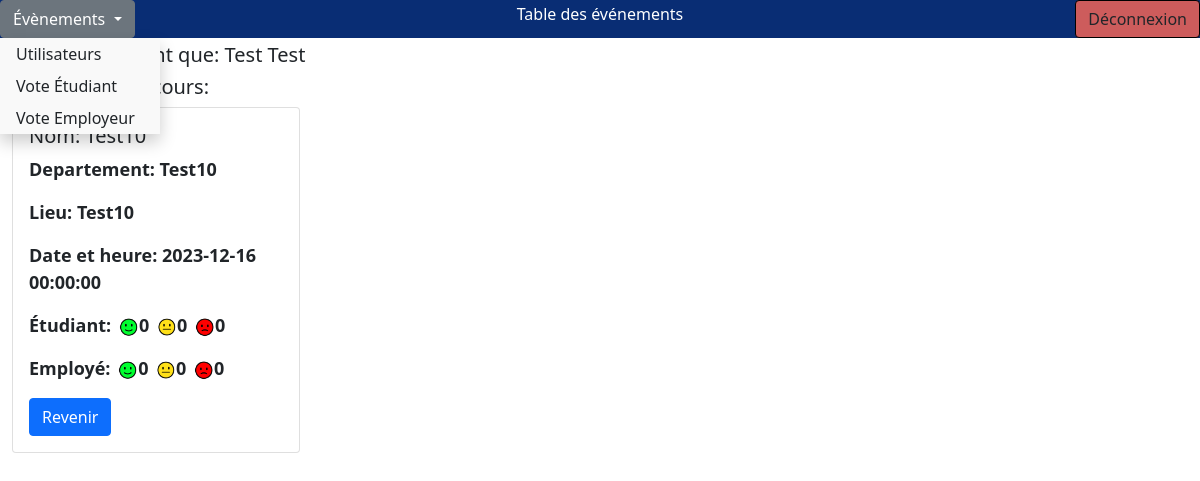
Before: /zoom.php?id=2 (signed in) with the older database file.
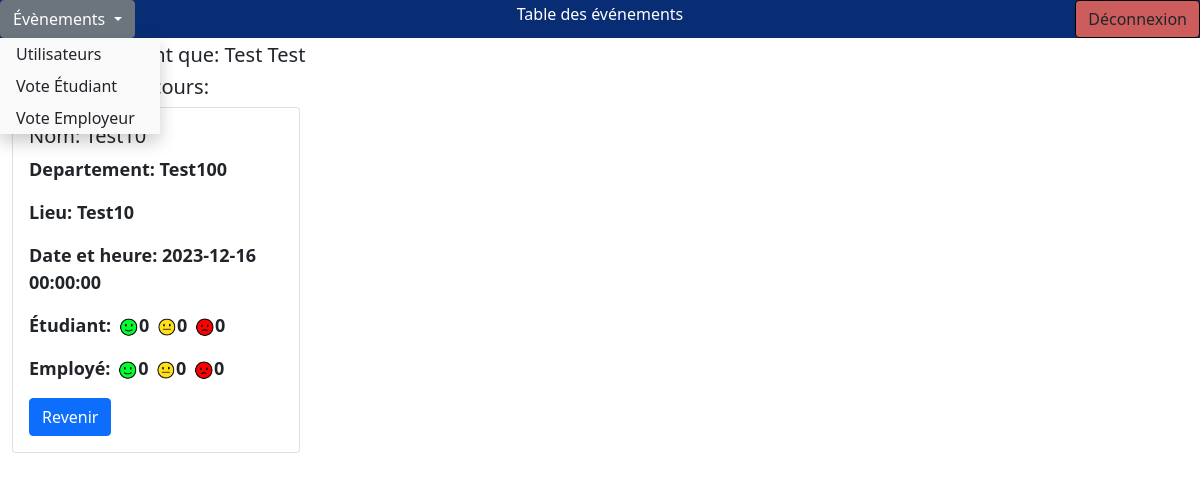
After: the same page with the newer database file.
### tables this page shows
CREATE TABLE `event` (
  `idEvent` int(11) NOT NULL,
  `nom` varchar(255) NOT NULL,
  `departement` varchar(100) NOT NULL,
  `lieu` varchar(1024) NOT NULL,
  `date` datetime NOT NULL,
  `Etat` tinyint(1) NOT NULL DEFAULT '0'
);

CREATE TABLE `satisfaction` (
  `idSatisfaction` int(11) NOT NULL,
  `highEtu` int(11) NOT NULL,
  `midEtu` int(11) NOT NULL,
  `lowEtu` int(11) NOT NULL,
  `highEmplo` int(11) NOT NULL,
  `midEmplo` int(11) NOT NULL,
  `lowEmplo` int(11) NOT NULL
);

### zoom.php (the view, shortened to what this page needs)
<!DOCTYPE html>
<html lang="en">
<head>
    <link href="https://cdn.jsdelivr.net/npm/bootstrap@5.0.2/dist/css/bootstrap.min.css" rel="stylesheet">
    <link rel="stylesheet" href="css/accueil.css">
</head>
<body>
    <?php
    if ($_SESSION["connexion"] == true) {
    if (isset($_GET['id'])) {
        $id = $_GET['id'];
        $servername = "localhost";
        $username = "root";
        $password = "root";
        $bd = "smileyFace";
        $conn = new mysqli($servername, $username, $password, $bd);
        $sql = "SELECT idEvent, nom, departement, lieu, date FROM event WHERE idEvent=$id";
        $sqlSatis = "SELECT idSatisfaction, highEtu, midEtu, lowEtu, highEmplo, midEmplo, lowEmplo FROM satisfaction WHERE idSatisfaction=$id";
        $conn->query('SET NAMES utf8');
        $result = $conn->query($sql);
        $resultSatis = $conn->query($sqlSatis);
    ?>
        <div class="container-fluid">
            <div class="row navBar">
                <div class="col-4 p-0 col-fitNav">
                    <div class="dropdown">
                        <a class="btn btn-secondary dropdown-toggle" href="#" role="button" id="dropdownMenuLink">
                            <?php
                            $page_name = 'Évènements';
                            echo $page_name;
                            ?>
                        </a>
                    </div>
                </div>
                <div class="col-4 text-center">
                    <div>
                        <h6>Table des événements</h6>
                    </div>
                </div>
                <div class="col-4 p-0 text-end col-fitNav">
                    <button class="btn buttonNav" id="butSignOut" onclick="window.location.href='deconnexion.php'">Déconnexion</button>
                </div>
            </div>
            <div id="current">
                <h5>Connecté en tant que: <?php echo $_SESSION["prenom"] . " " . $_SESSION["nom"]; ?> </h5>
                <h5>Évènement en cours: <?php echo $_SESSION['eventLive']; ?> </h5>
            </div>
            <?php
            if ($result->num_rows > 0) {
                while ($row = $result->fetch_assoc()) {
                    if ($rowSatis = $resultSatis->fetch_assoc()) {
            ?>
                        <div class="card" style="width: 18rem;">
                            <div class="card-body">
                                <h5 class="card-title">Nom: <?php echo $row["nom"] ?></h5>
                                <p class="card-text">Departement: <?php echo $row["departement"] ?></p>
                                <p class="card-text">Lieu: <?php echo $row["lieu"] ?></p>
                                <p class="card-text">Date et heure: <?php echo $row["date"] ?></p>
                                <p class="card-text">Étudiant:
                                    <?php
                                    $satisfactionValues = [
                                        "highEtu" => "smiley_smidoeuf.png",
                                        "midEtu" => "smiley_mid.png",
                                        "lowEtu" => "smiley_bad.png",
                                    ];
                                    foreach ($satisfactionValues as $satisfactionKey => $satisfactionImage) {
                                        echo '<img class="img-fluid littleSmileys" src="img/' . $satisfactionImage . '" width="20px" height="20px">';
                                        echo $rowSatis[$satisfactionKey] . " ";
                                    }
                                    ?>
                                </p>
                                <p class="card-text">Employé:
                                    <?php
                                    $satisfactionValues = [
                                        "highEmplo" => "smiley_smidoeuf.png",
                                        "midEmplo" => "smiley_mid.png",
                                        "lowEmplo" => "smiley_bad.png",
                                    ];
                                    foreach ($satisfactionValues as $satisfactionKey => $satisfactionImage) {
                                        echo '<img class="img-fluid littleSmileys" src="img/' . $satisfactionImage . '" width="20px" height="20px">';
                                        echo $rowSatis[$satisfactionKey] . " ";
                                    }
                                    ?>
                                </p>
                                <a href="eventBD.php" class="btn btn-primary">Revenir</a>
                            </div>
                        </div>
        </div>
<?php
                    }
                }
            } else {
                echo "Aucun résultats";
            }
        } elseif (isset($_POST['id'])) {
            $id = $_POST['id'];
        } else {
            "erreur";
        }
    } else {
        header("Location: connexion.php");
    }
?>
</body>
</html>

### css/accueil.css (style rules this page uses)
html, body { height: 100%; }
h6 { color: white; margin-top: 5px; text-align:center; }
.navBar { height: fit-content; background-color: #092D74; margin-bottom: 5px; display: flex; }
.buttonNav { height: max-content; }
p { font-weight: bold; font-size: 18px; }
#butSignOut { background-color: indianred; border: solid black 1px; }
a { text-decoration: none; color: black; }
.dropdown { position: relative; display: inline-block; }
.littleSmileys { margin: 0px 0px 0px 3px; }

Changed rows visible on the page:
changed event "Test10": departement "Test10" → "Test100"
